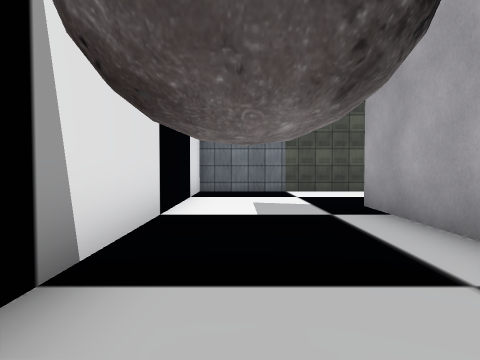
[1] (above)

22 first-person views from a walk through a scene from a Unity 3-D project. The camera is 1.4 m above the floor, tilts 2° down and sees 70° across. The floor is counted in squares, 2 m on a side. Each view is taken from the middle of a square. On the plan, view 1 faces up. The plan holds only what a view shows up to about 11 squares ahead; the rest is blank. The player character is not drawn. Some surface patterns are stand-ins.

[2]
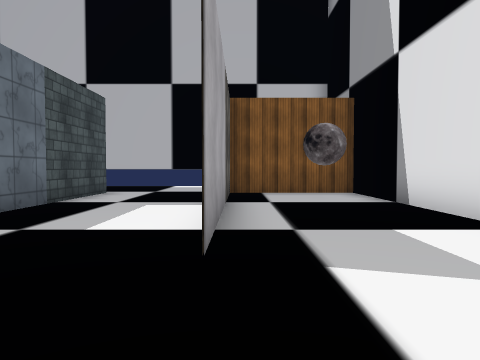

[3]
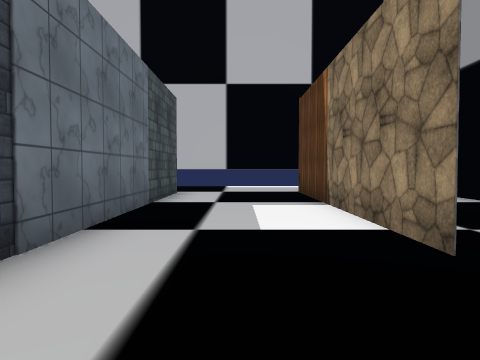

[4]
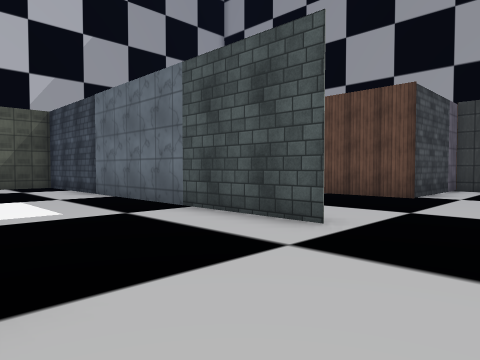

[5]
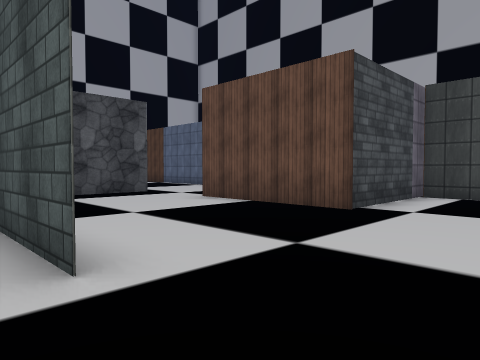

[6]
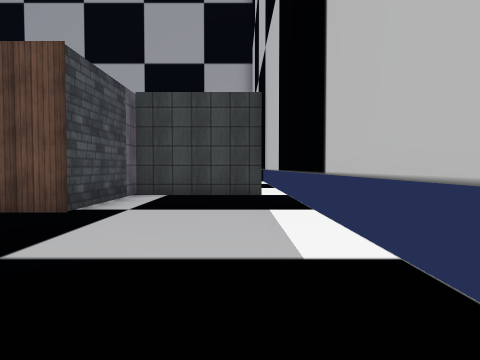

[7]
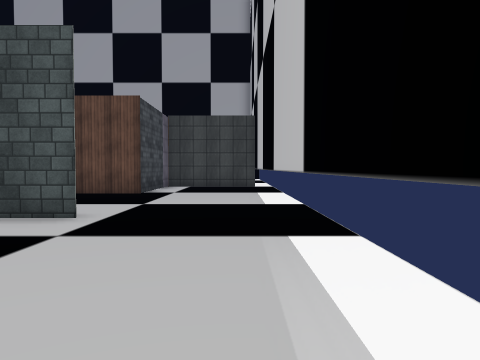

[8]
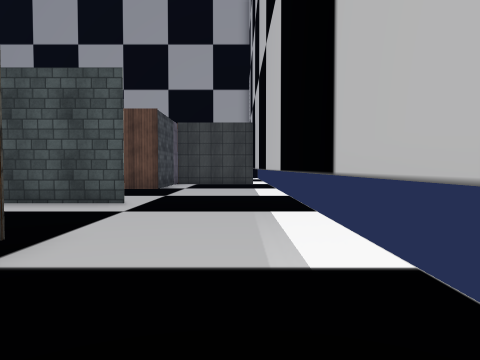

[9]
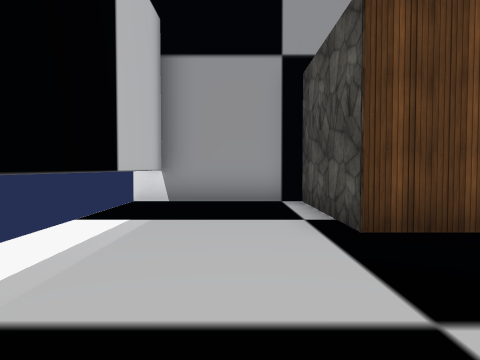

[10]
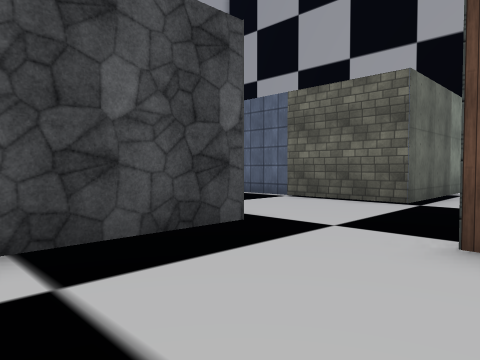

[11]
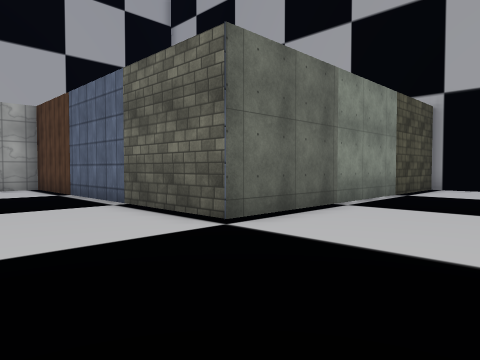

[12]
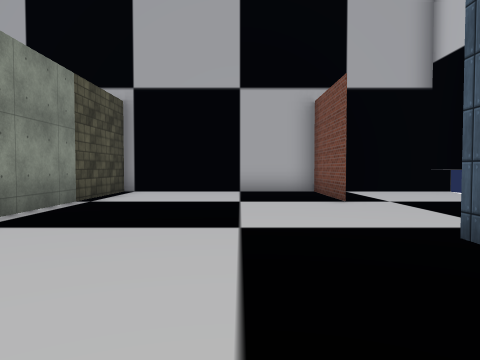

[13]
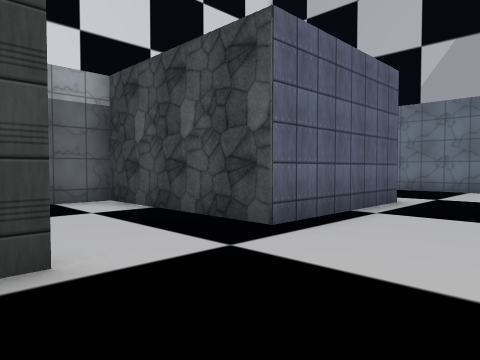

[14]
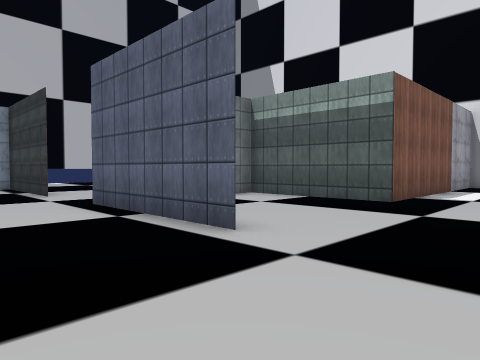

[15]
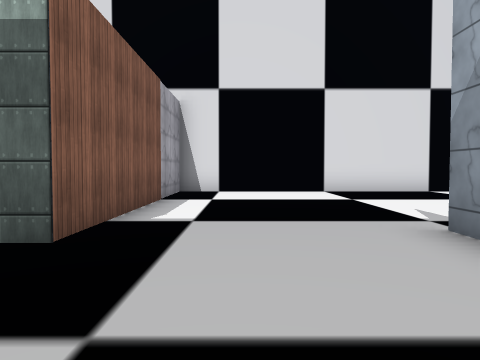

[16]
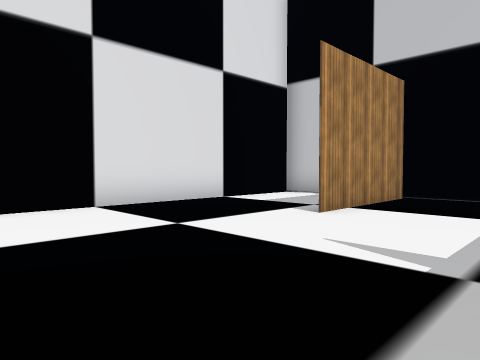

[17]
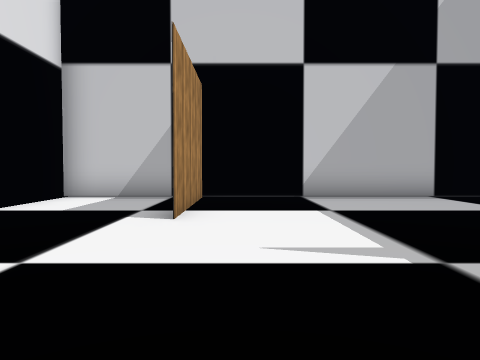

[18]
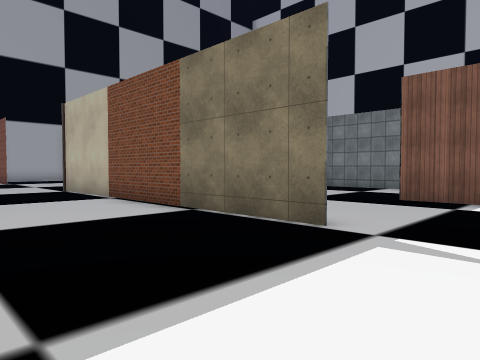

[19]
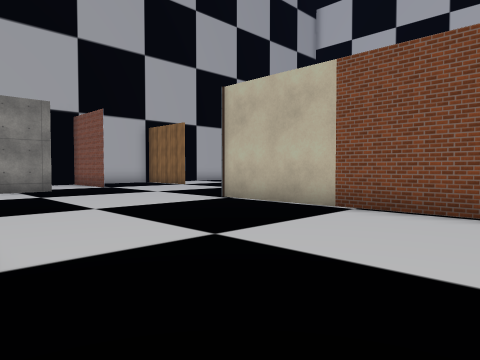

[20]
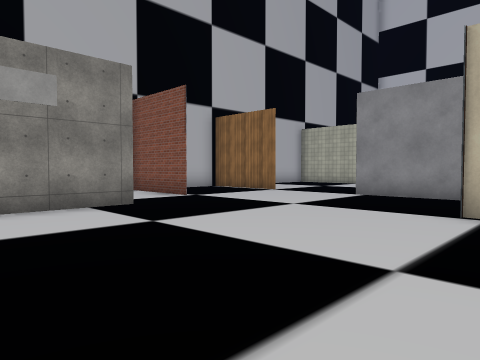

[21]
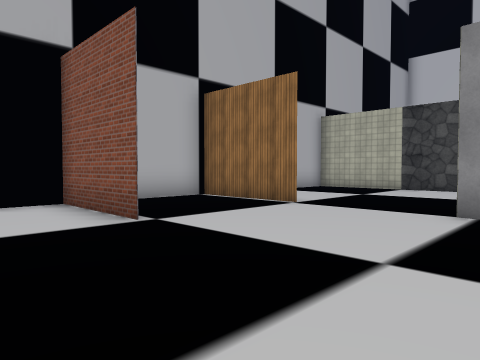

[22]
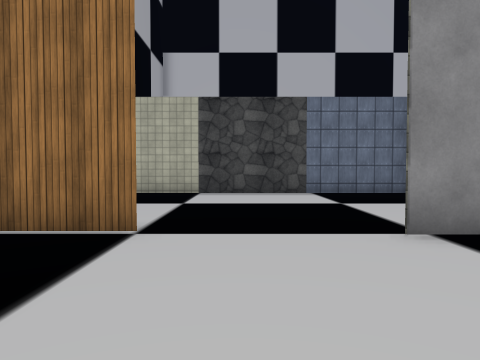

### Floor plan
Key: @ floor where view 1 was taken; # wall or solid block; . floor.
Columns run from 2 left of view 1 to 23 right of it. Each row starts with its distance up from view 1.
 21 ##
 20 #...#  ....    .
 19 #...#  ....  ....  ..#
 18 #...#................#
 17 #  .#...  ....  .... #
 16 #  .....  ....  ....  ....
 15 #.............  .......###
 14  .......#########......
 13  ...  .....  ...#  ....
 12  ... ....... ...#  ....
 11 #...............####...###
 10 ######### ..#.  # ..  ..
  9 #  .....# ..#.  # ..  ...
  8 #.......#.. #...# .......
  7  ...  ..#.  #...#  ....
  6  ...# ..#####...#  ....
  5 #...#...#.......##########
  4 #  .#...# ....  ....  ....
  3 #  .#...#...#. .....  ....
  2 #...#...#...#. ...........
  1  ...# ..#.. #.     ....
  0  .@.# ..#.. #######....###
 -1  ####...........#  .......
 -2 #  ...... ....  #     ....
 -3 #. .....  ....  #     ....
 -4  ################       ##

Positions as (right, up) in squares from view 1, and headings:
1: (0, 0), facing up
2: (2, 9), facing down
3: (4, 9), facing down
4: (2, -3), facing up-right
5: (5, -3), facing up-right
6: (5, -3), facing right
7: (1, -3), facing right
8: (-1, -3), facing right
9: (6, -2), facing left
10: (7, 3), facing up-right
11: (11, 2), facing up-right
12: (13, 2), facing right
13: (13, 3), facing up-left
14: (13, 13), facing down-left
15: (9, 12), facing left
16: (5, 12), facing up-left
17: (3, 12), facing up
18: (3, 18), facing down-right
19: (8, 20), facing down-right
20: (13, 20), facing down-right
21: (16, 17), facing down-right
22: (19, 15), facing down
